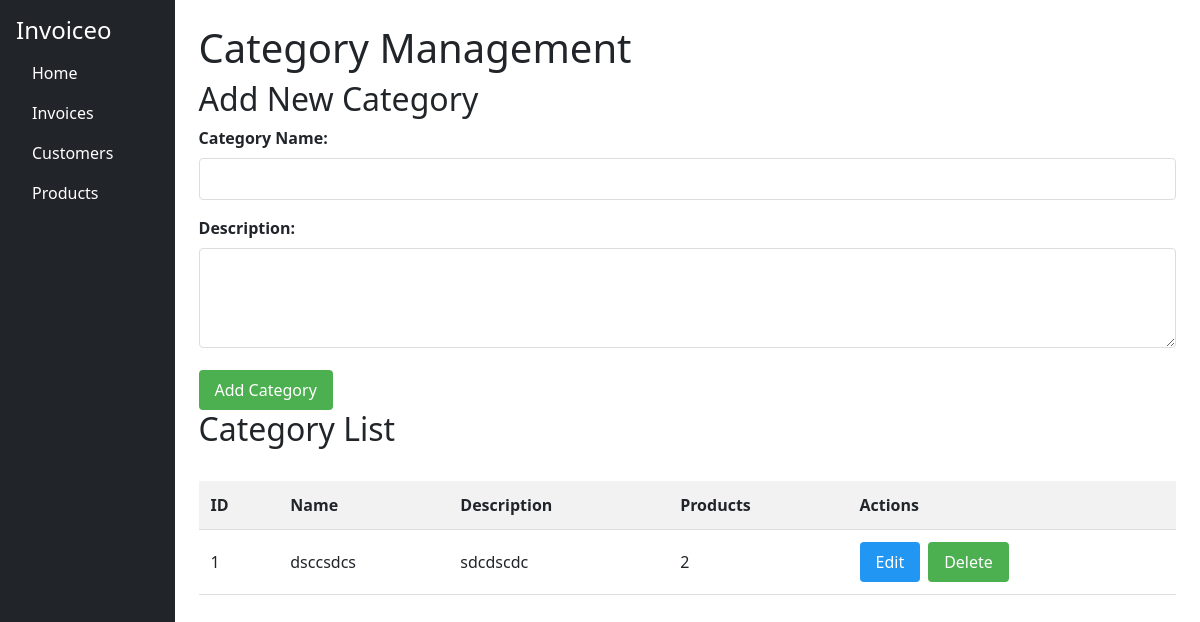
The page /categories on the database its author committed.
### app.py (models this page shows)
class Category(db.Model):
    id = db.Column(db.Integer, primary_key=True)
    name = db.Column(db.String(100), nullable=False, unique=True)
    description = db.Column(db.String(300))
    products = db.relationship('Product', backref='category', lazy=True)

### app.py (the view)
@app.route('/categories')
def categories():
    all_categories = Category.query.all()
    return render_template('categories.html', categories=all_categories)

### templates/categories.html
{% extends 'base.html' %}
{% block content %}
<h1>Category Management</h1>
<link rel="stylesheet" href="{{ url_for('static', filename='products.css') }}">
<h2>Add New Category</h2>
<form method="POST" action="/add_category">
    <div class="form-group">
        <label for="name">Category Name:</label>
        <input type="text" id="name" name="name" required>
    </div>
    <div class="form-group">
        <label for="description">Description:</label>
        <textarea id="description" name="description"></textarea>
    </div>
    <button type="submit">Add Category</button>
</form>
<h2>Category List</h2>
<table>
    <thead>
        <tr>
            <th>ID</th>
            <th>Name</th>
            <th>Description</th>
            <th>Products</th>
            <th>Actions</th>
        </tr>
    </thead>
    <tbody>
        {% for category in categories %}
        <tr>
            <td>{{ category.id }}</td>
            <td>{{ category.name }}</td>
            <td>{{ category.description }}</td>
            <td>{{ category.products|length }}</td>
            <td class="actions">
                <a href="{{ url_for('edit_category', id=category.id) }}" class="btn-edit">Edit</a>
                <form action="{{ url_for('delete_category', id=category.id) }}" method="POST">
                    <button type="submit" class="btn-delete" onclick="return confirm('Delete this category?')">Delete</button>
                </form>
            </td>
        </tr>
        {% endfor %}
    </tbody>
</table>
{% endblock %}

### static/products.css (style rules this page uses)
.form-group { margin-bottom: 1rem; }
label { display: block; margin-bottom: 0.5rem; font-weight: 600; }
input[type="text"], input[type="number"], select, textarea { width: 100%; padding: 0.5rem; border: 1px solid #ddd; border-radius: 4px; font-size: 1rem; }
textarea { min-height: 100px; resize: vertical; }
button { padding: 0.5rem 1rem; border: none; border-radius: 4px; cursor: pointer; font-size: 1rem; transition: background-color 0.3s; }
button[type="submit"] { background-color: #4CAF50; color: white; }
table { width: 100%; border-collapse: collapse; margin-top: 2rem; }
th, td { padding: 0.75rem; text-align: left; border-bottom: 1px solid #ddd; }
th { background-color: #f2f2f2; font-weight: 600; }
.actions { display: flex; gap: 0.5rem; }
.btn-edit { background-color: #2196F3; color: white; text-decoration: none; padding: 0.5rem 1rem; border-radius: 4px; }
.btn-delete { background-color: #f44336; color: white; }

### rows shown on the page
Category: id "1", name "dsccsdcs", description "sdcdscdc", products|length "2"
